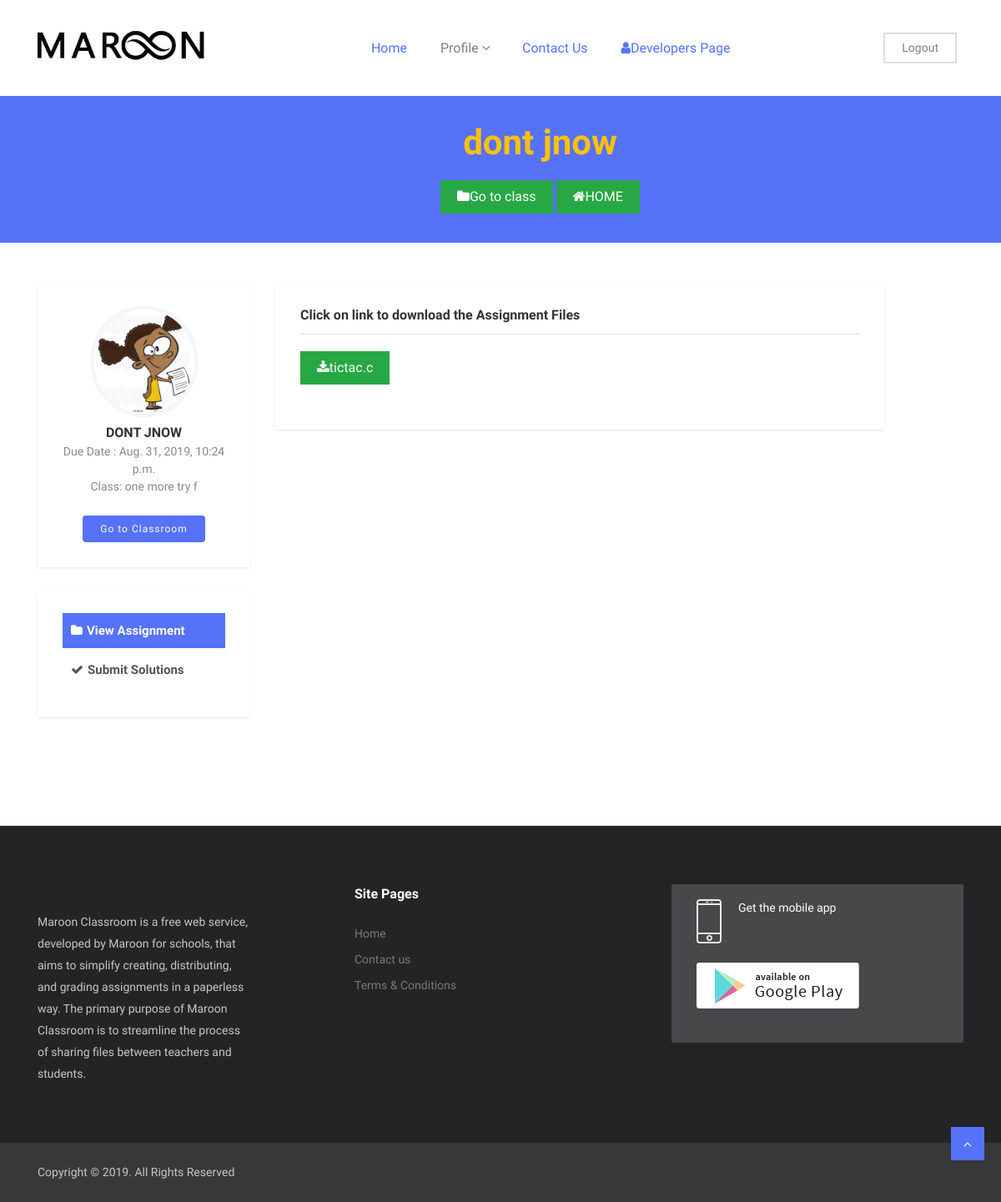
/teacher/classroom/one-more-try-f/assignment/dont-jnow (signed in), run on the app's committed database.
### assignment/models.py (models this page shows, shortened)
class Assignment(models.Model):
    title = models.CharField(max_length=40)
    slug = models.SlugField(max_length=40, unique=True)
    instructions = models.CharField(max_length=150)
    due_date =  models.DateTimeField( blank=True, null = True)
    pub_date = models.DateTimeField(auto_now_add=True, null=True)
    classroom = models.ForeignKey(
        TeachersClassRoom, on_delete=models.CASCADE)

class AssignmentsFile(models.Model):
    file = models.FileField(upload_to='assignment/files/')
    assignment = models.ForeignKey(Assignment, on_delete=models.CASCADE)
    def filename(self):
        return os.path.basename(self.file.name)

### teacher/models.py (models this page shows, shortened)
class TeachersClassRoom(models.Model):
    class_id = models.SlugField(max_length=10, unique=True)
    title = models.CharField(max_length=30)
    slug = models.SlugField(max_length=30, unique=True)
    section = models.CharField(max_length=10)
    subject = models.CharField(max_length=40)
    teacher = models.ForeignKey(Teacher, on_delete=models.CASCADE)

### assignment/views.py (the view)
# urls.py: path('<str:slug>', assignment_view, name = 'detail'),
def assignment_view(request, slug, *args, **kwargs):
    assignment = Assignment.objects.get(slug=slug)
    files = list(AssignmentsFile.objects.filter(assignment=assignment))
    if request.user.is_teacher:
        classroom = assignment.classroom
        students = classroom.student_set.all()
        students_count = students.count()
        solutions = Solution.objects.filter(assignment=assignment).order_by('submission_date')
        solutions_count = solutions.count()
        context = {
            'assignment': assignment,
            'assignment_files': files,
            'solutions': solutions,
            'solutions_count': solutions_count,
            'students_count': students_count,
        }
        return render(request, "index.html", context)
    else:
        context = {
            'assignment': assignment,
            'assignment_files': files,
        }
        return render(request, "student_assignment_view.html", context)

### templates/student_assignment_view.html (shortened to what this page needs)
{% extends "base.html" %}
{%load static%}
{% block content %}
<section class="page-title">
	<div class="container">
		<div class="row">
			<div class="col-md-9 offset-md-2 text-center">
				<h3 style="color:  #ffc107;">{{assignment.title}} </h3>
				<br>
				<a class="nav-link text-white add-button" href="{% url 'student:classroom_detail' assignment.classroom.slug %}"><i class="fa fa-folder"></i>Go to class</a>
                <span> <a class="nav-link text-white add-button" href="{% url 'customuser:homepage' %}"><i class="fa fa-home"></i>HOME</a></span>
            </div>
		</div>
	</div>
</section>
<section class="user-profile section">
	<div class="container">
		<div class="row">
			<div class="col-md-10 offset-md-1 col-lg-3 offset-lg-0">
				<div class="sidebar">
					<div class="widget user-dashboard-profile">
							<div class="profile-thumb">
							  <img src="{%static 'images/assignment.jpg'%}" alt="" class="rounded-circle">
							</div>
							<h5 class="text-center"  style = "text-transform: uppercase;"> {{assignment.title}}</h5>
							<p>Due Date : {{assignment.due_date}}</p>
							<p >Class: {{assignment.classroom.title}}</p>
							<br>
							<a href="{% url 'student:classroom_detail' assignment.classroom.slug %}" class="btn btn-main-sm">Go to Classroom</a>
						  </div>
                    <div class="widget user-dashboard-menu">
                      <ul>
									<li class="active" >
                    <a href="{% url 'student:assignment:detail' assignment.classroom.slug assignment.slug %}"><i class="fa fa-folder"></i>View Assignment </a></li>
                    <li  >
                        <a href="{% url 'student:assignment:solution_create_view' assignment.classroom.slug assignment.slug %}" ><i class="fa fa-check"></i>Submit Solutions</a></li>
                    </ul>
          </div>
				</div>
			</div>
            <div class="col-md-10 offset-md-1 col-lg-8 offset-lg-0">
                    <div class="widget dashboard-container my-adslist">
                      <h3 class="widget-header">Click on link to download the Assignment Files</h3>
                      {% for files in assignment_files %}
                      <span><a class="nav-link text-white add-button" href="{{files.file.url}}" target="_blank" ><i class="fa fa-download"></i>{{files.filename}} </a></span><br><br>
                      {% endfor %}
                    </div>
                </div>
        </div>
    </div>
</section>
{% endblock content %}

### static/css/style.css (style rules this page uses)
body { line-height: 1.5; font-family: "Muli", sans-serif; }
p, li, input, select, button { font-family: "Muli", sans-serif; color: #666; font-size: 14px; font-weight: 400; }
h1, h2, h3, h4, h5, h6 { font-family: "Muli", sans-serif; font-weight: 600; color: #333; }
p { color: #666; }
h3 { font-size: 20px; }
p { color: #888; }
ol, ul { margin: 0; padding: 0; list-style: none; }
a { transition: all .3s ease-in 0s; color: #000; }
.section { padding: 100px 0; }
.user-profile, .dashboard { padding-top: 50px; }
.btn { font-size: 15px; letter-spacing: 1px; display: inline-block; padding: 15px 30px; border-radius: 4px; }
.btn-main, .btn-main-sm { background: #5672f9; color: #fff; }
.btn-main-sm { padding: 6px 20px; font-size: 12px; }
.page-title { background: #5672f9; padding: 35px 0; }
.page-title h3 { color: #fff; font-size: 42px; letter-spacing: 0; line-height: 1; margin-bottom: 0; }
.add-button { background: #28a745; color: #fff; padding: 8px 20px !important; display: inline-block; }
.user-dashboard-menu li { margin-bottom: 5px; }
.user-dashboard-menu li.active a { background: #5672f9; color: #fff; }
.user-dashboard-menu li a { padding: 10px; font-size: 15px; display: block; font-weight: 600; color: #555; }
.user-dashboard-menu li a i { margin-right: 5px; }
.user-dashboard-profile { text-align: center; }
.user-dashboard-profile .profile-thumb img { width: 130px; height: auto; border: 5px solid #F4F7F9; }
.widget { background: #fff; box-shadow: 0px 1px 3px 0px rgba(0, 0, 0, 0.1); padding: 25px 30px 30px; margin-bottom: 30px; border-radius: 2px; }
.widget .widget-header { display: block; font-size: 16px; font-weight: 600; margin-bottom: 20px; padding-bottom: 10px; border-bottom: 1px solid #dedede; }

### data on the page
Assignment: title "dont jnow", title "DONT JNOW", due_date "Aug. 31, 2019, 10:24 p.m.", classroom "one more try f"
AssignmentsFile: filename "tictac.c"
